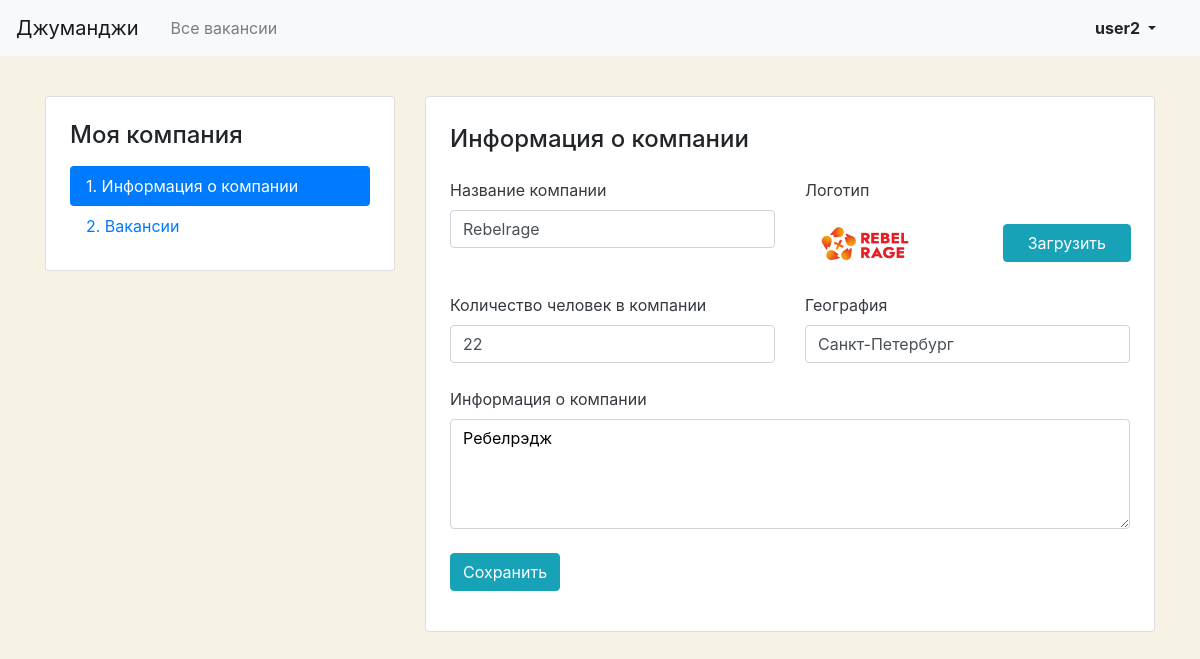
The app's page /mycompany/ (signed in) with its own data.
### vacancies/models.py (models this page shows, shortened)
class Company(models.Model):
    name = models.CharField(max_length=100)
    location = models.CharField(max_length=100)
    logo = models.ImageField(upload_to=MEDIA_COMPANY_IMAGE_DIR)
    description = models.TextField(max_length=200)
    employee_count = models.IntegerField()
    owner = models.OneToOneField(get_user_model(),
                                 on_delete=models.PROTECT, null=True, blank=True, related_name='company')

### vacancies/views.py (the view, shortened to what this page needs)
# urls.py: path('mycompany/', views.UserCompanyView.as_view(), name='user_company'),
class UserCompanyView(View):
    def get(self, request):
        user = self.request.user
        company = Company.objects.filter(owner=user).first()
        template_name = 'vacancies/company-create.html' if company is None else 'vacancies/company-edit.html'
        return render(self.request, template_name,
                      {'form': CompanyForm(), 'company': company, 'title_left': 'Моя компания'})

### vacancies/forms.py
class CompanyForm(forms.ModelForm):
    employee_count = forms.IntegerField(required=False, min_value=0)
    class Meta:
        model = Company
        fields = ['name', 'location', 'description', 'employee_count']

### vacancies/context_processors.py (called while the page is built)
def common_data(request):
    return {
        "title": "Джуманджи",
    }

### vacancies/templates/vacancies/company-edit.html (shortened to what this page needs)
{% extends "vacancies/base.html" %}
{% block content %}
 <main class="container mt-3 pb-5">
    <div class="row mt-5">
      <div class="col-12 col-lg-4 mt-5">
        <aside class="pt-3 pb-4 px-4 mb-5 card">
          <h1 class="h4 pt-2 pb-2">Моя компания</h1>
          <div class="nav flex-column nav-pills">
            <a class="nav-link active" href="#">1. Информация о&nbsp;компании</a>
            <a class="nav-link" href="{% url 'user_company_vacancies' %}">2. Вакансии</a>
          </div>
        </aside>
      </div>
      <div class="col-12 col-lg-8 mt-5">
        <div class="card">
          <div class="card-body px-4 pb-4">
            <section class="tab-pane fade show active">
              <h2 class="h4 pt-2 pb-3">Информация о&nbsp;компании</h2>
              <form action="{% url 'user_company' %}" method="post">{% csrf_token %}
                <div class="row">
                  <div class="col-12 col-md-6">
                    <div class="form-group pb-2">
                      <label class="mb-2 text-dark" for="companyName">Название компании</label>
                      <input class="form-control" type="text" value="{{ company.name }}" id="companyName" name="{{ form.name.html_name }}">
                    </div>
                  </div>
                  <div class="col-12 col-md-6">
                    <div class="form-group">
                      <label class="mb-2 text-dark" for="companyLogo">Логотип</label>
                      <div class="row align-items-center">
                        <div class="col-6">
                          <img src="{% if company.logo %}{{ company.logo.url }}{% endif %}" alt="{{ company.name }}" style="max-width: 120px;height: auto;">
                        </div>
                        <div class="col-6" style="position: relative;">
                          <div class="input-group-prepend" style="position: absolute; top: 0;right: 15px;">
                            <span class="btn btn-info px-4">Загрузить</span>
                          </div>
                          <div class="custom-file" style="">
                          </div>
                        </div>
                      </div>
                    </div>
                  </div>
                </div>
                <div class="row">
                  <div class="col-12 col-md-6">
                    <div class="form-group pb-2">
                      <label class="mb-2 text-dark" for="companyTeam">Количество человек в компании</label>
                      <input class="form-control" type="number" min="0" value="{{ company.employee_count }}" id="companyTeam" name="{{ form.employee_count.html_name }}">
                    </div>
                  </div>
                  <div class="col-12 col-md-6">
                    <div class="form-group pb-2">
                      <label class="mb-2 text-dark" for="companyLocation">География</label>
                      <input class="form-control" type="text" value="{{ company.location }}" id="companyLocation" name="{{ form.location.html_name }}">
                    </div>
                  </div>
                </div>
                <div class="form-group pb-2">
                  <label class="mb-2 text-dark" for="companyInfo">Информация о&nbsp;компании</label>
                  <textarea class="form-control" rows="4" id="companyInfo" style="color:#000;" name="{{ form.description.html_name }}">{{ company.description }}</textarea>
                </div>
                <div class="form-group">
                  <input type="submit" class="btn btn-info" value="Сохранить">
                </div>
              </form>
            </section>
          </div>
        </div>
      </div>
    </div>
  </main>
{% endblock content %}

### vacancies/templates/vacancies/base.html (shortened to what this page needs)
<!DOCTYPE html>
<html lang="ru">
<head>
  <link rel="stylesheet" href="https://stackpath.bootstrapcdn.com/bootstrap/4.3.1/css/bootstrap.min.css">
</head>
<body>
  <header class="container mt-3">
    <nav class="navbar navbar-expand-lg navbar-light bg-light fixed-top">
      <a class="navbar-brand mr-4" href="{% url 'main' %}">{{ title }}</a>
      <div class="collapse navbar-collapse justify-content-between" id="navbarNav">
        <ul class="navbar-nav col-10">
          <li class="nav-item">
            <a class="nav-link" href="{% url 'all_vacancies' %}">Все вакансии</a>
          </li>
        </ul>
        <ul class="navbar-nav col-2 justify-content-end">
          <li class="nav-item active">
            {% if user.is_authenticated %}
            <div class="btn-group">
              <button type="button" class="btn dropdown-toggle font-weight-bold" data-toggle="dropdown" aria-haspopup="true" aria-expanded="false">
                {{ user.get_full_name|default:user.username }}
              </button>
            </div>
            {% else %}
            <a href="{% url 'login' %}" class="nav-link font-weight-bold">Вход</a>
            {% endif %}
          </li>
        </ul>
      </div>
    </nav>
  </header>
  {% block content %}{% endblock %}
</body>
</html>

### vacancies/templates/vacancies/base.html (style rules this page uses)
body { background-color: #F6F2E6; }

### records on screen
Company: name "Rebelrage", logo (picture), employee_count "22", location "Санкт-Петербург", description "Ребелрэдж"

### other values on screen
{{ title }} "Джуманджи"
{{ user.get_full_name|default:user.username }} "user2"
